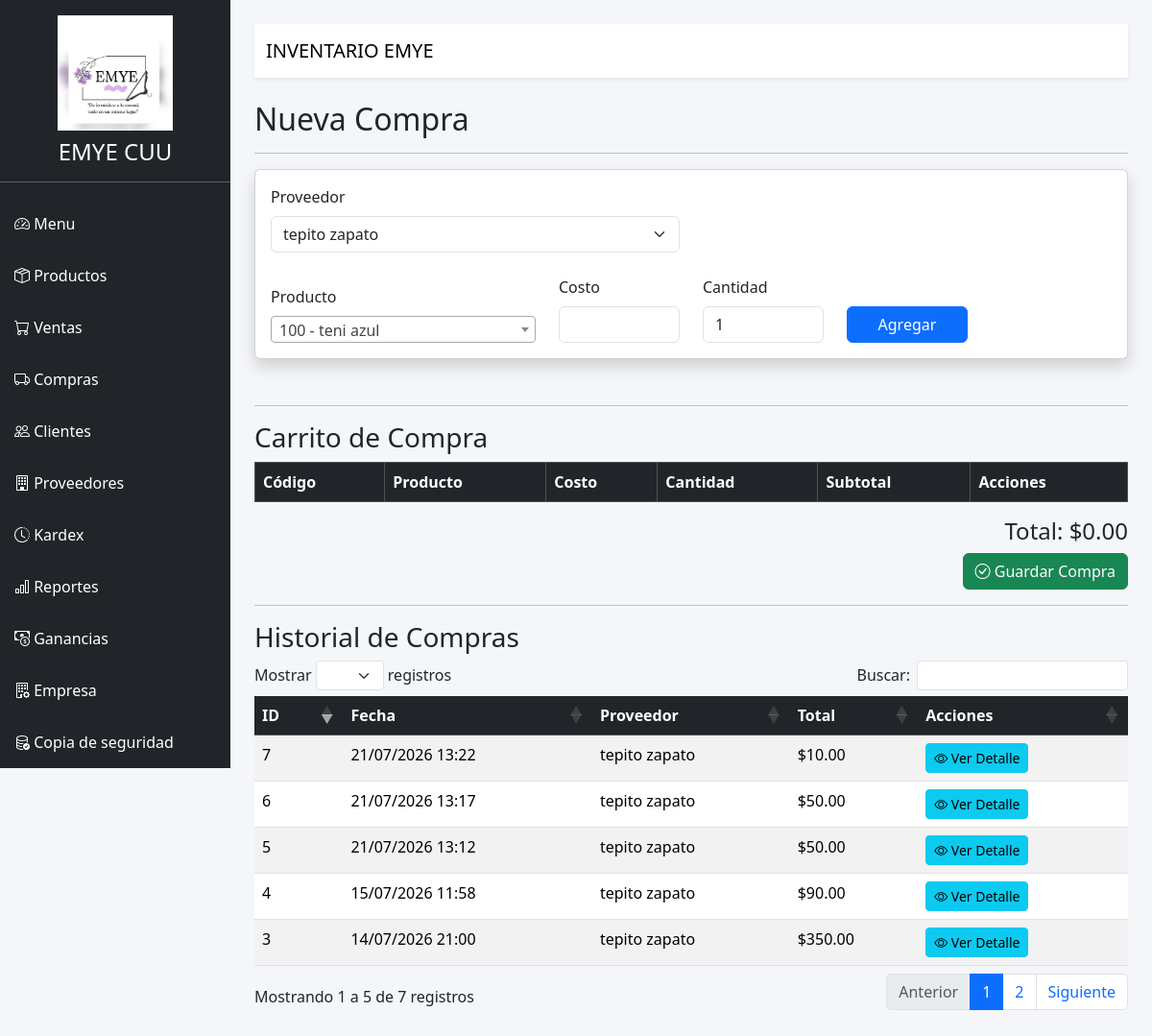
The app's page /compras with its own data.
### SistemaInventarioWeb/models/database.py (models this page shows)
class Empresa(db.Model):
    __tablename__ = "empresa"
    id = db.Column(db.Integer, primary_key=True)
    nombre = db.Column(db.String(150), nullable=False)
    direccion = db.Column(db.String(250))
    telefono = db.Column(db.String(30))
    correo = db.Column(db.String(120))
    rfc = db.Column(db.String(30))
    sitio_web = db.Column(db.String(120))
    logo = db.Column(db.String(200))

class Compra(db.Model):
    __tablename__ = "compras"
    id = db.Column(db.Integer, primary_key=True)
    fecha = db.Column(
        db.DateTime,
        default=datetime.now
    )
    total = db.Column(db.Float, default=0)
    proveedor_id = db.Column(
        db.Integer,
        db.ForeignKey("proveedores.id")
    )
    proveedor = db.relationship(
        "Proveedor",
        backref="compras"
    )

class Proveedor(db.Model):
    __tablename__ = "proveedores"
    id = db.Column(db.Integer, primary_key=True)
    nombre = db.Column(db.String(100), nullable=False)
    telefono = db.Column(db.String(20))
    correo = db.Column(db.String(100))

### SistemaInventarioWeb/routes/compras.py (the view)
@compras_bp.route("/compras")
def compras():
    proveedores = Proveedor.query.all()
    productos = Producto.query.all()
    historial = Compra.query.order_by(
        Compra.fecha.desc()
    ).all()
    return render_template(
        "compras.html",
        proveedores=proveedores,
        productos=productos,
        historial=historial
    )

### SistemaInventarioWeb/app.py (called while the page is built)
@app.context_processor
def datos_empresa():
    empresa = Empresa.query.first()
    return {
        "empresa": empresa
    }

### SistemaInventarioWeb/templates/compras.html (shortened to what this page needs)
{% extends 'base.html' %}
{% block contenido %}
<h2>Nueva Compra</h2>
<hr>
<div class="card shadow mb-5">
    <div class="card-body">
        <form id="formCompra">
            <div class="row">
                <div class="col-md-6">
                    <label class="form-label">
                        Proveedor
                    </label>
                    <select
                        name="proveedor"
                        class="form-select">
                        {% for p in proveedores %}
                        <option value="{{ p.id }}">
                            {{ p.nombre }}
                        </option>
                        {% endfor %}
                    </select>
                </div>
            </div>
            <br>
            <div class="row align-items-end">
                <div class="col-md-4">
                    <label class="form-label">
                        Producto
                    </label>
                </div>
                <div class="col-md-2">
                    <label class="form-label">
                        Costo
                    </label>
                    <input
                        type="number"
                        id="costo"
                        class="form-control"
                        min="0.01"
                        step="0.01">
                </div>
                <div class="col-md-2">
                    <label class="form-label">
                        Cantidad
                    </label>
                    <input
                        type="number"
                        id="cantidad"
                        class="form-control"
                        value="1"
                        min="1">
                </div>
                <div class="col-md-2">
                    <button
                        type="button"
                        id="btnAgregar"
                        class="btn btn-primary w-100">
                        Agregar
                    </button>
                </div>
            </div>
        </form>
    </div>
</div>
<hr>
<h3>Carrito de Compra</h3>
<table
    id="tablaCarrito"
    class="table table-bordered table-hover">
    <thead class="table-dark">
        <tr>
            <th>Código</th>
            <th>Producto</th>
            <th>Costo</th>
            <th>Cantidad</th>
            <th>Subtotal</th>
            <th>Acciones</th>
        </tr>
    </thead>
</table>
<div class="text-end">
    <h4>
        Total:
        <span id="totalCompra">
            $0.00
        </span>
    </h4>
    <button
        id="btnGuardarCompra"
        class="btn btn-success">
        <i class="bi bi-check-circle"></i>
        Guardar Compra
    </button>
</div>
<hr>
<h3>Historial de Compras</h3>
<table
    id="tablaCompras"
    class="table table-striped table-hover">
    <thead class="table-dark">
        <tr>
            <th>ID</th>
            <th>Fecha</th>
            <th>Proveedor</th>
            <th>Total</th>
            <th>Acciones</th>
        </tr>
    </thead>
    <tbody>
        {% for compra in historial %}
        <tr>
            <td>
                {{ compra.id }}
            </td>
            <td>
                {{ compra.fecha.strftime('%d/%m/%Y %H:%M') }}
            </td>
            <td>
                {{ compra.proveedor.nombre }}
            </td>
            <td>
                ${{ "%.2f"|format(compra.total) }}
            </td>
            <td>
                <a
                    href="/compras/detalle/{{ compra.id }}"
                    class="btn btn-info btn-sm">
                    <i class="bi bi-eye"></i>
                    Ver Detalle
                </a>
            </td>
        </tr>
        {% endfor %}
    </tbody>
</table>
{% endblock %}

### SistemaInventarioWeb/templates/base.html (shortened to what this page needs)
<!DOCTYPE html>
<html lang="es">
<head>
    <link href="https://cdn.jsdelivr.net/npm/bootstrap@5.3.8/dist/css/bootstrap.min.css" rel="stylesheet">
    <link href="https://cdn.jsdelivr.net/npm/bootstrap-icons@1.13.1/font/bootstrap-icons.css" rel="stylesheet">
    <link rel="stylesheet"
          href="https://cdn.datatables.net/1.13.8/css/dataTables.bootstrap5.min.css">
    <link href="https://cdn.jsdelivr.net/npm/select2@4.1.0-rc.0/dist/css/select2.min.css" rel="stylesheet">
    <link rel="stylesheet"
          href="{{ url_for('static', filename='css/style.css') }}">
</head>
<body>
<div class="d-flex">
    <div class="sidebar">
        <div class="text-center mt-3">
    {% if empresa and empresa.logo %}
    <img
    src="{{ url_for('static', filename=empresa.logo) }}"
    style="width:120px;height:120px;object-fit:contain;"
    class="mb-2">
    {% endif %}
    <h4 class="text-white">
        {% if empresa %}
            {{ empresa.nombre }}
        {% else %}
            EMYE CUU
        {% endif %}
    </h4>
</div>
        <hr>
        <a href="/">
            <i class="bi bi-speedometer2"></i>
            Menu
        </a>
        <a href="/productos">
            <i class="bi bi-box-seam"></i>
            Productos
        </a>
        <a href="/ventas">
            <i class="bi bi-cart"></i>
            Ventas
        </a>
        <a href="/compras">
            <i class="bi bi-truck"></i>
            Compras
        </a>
        <a href="/clientes">
            <i class="bi bi-people"></i>
            Clientes
        </a>
        <a href="/proveedores">
            <i class="bi bi-building"></i>
            Proveedores
        </a>
        <a href="/kardex">
            <i class="bi bi-clock-history"></i>
            Kardex
        </a>
        <a href="/reportes">
            <i class="bi bi-bar-chart"></i>
            Reportes
        </a>
        <a href="/ganancias">
           <i class="bi bi-cash-coin"></i>
         Ganancias
          </a>
            <a href="/empresa">
            <i class="bi bi-building-gear"></i>
           Empresa
        </a>
        <a href="/respaldo">
            <i class="bi bi-database-check"></i>
            Copia de seguridad
        </a>
    </div>
    <div class="contenido">
        <nav class="navbar bg-white shadow-sm mb-4">
            <div class="container-fluid">
                <span class="navbar-brand">
                    INVENTARIO EMYE
                </span>
            </div>
        </nav>
        {% block contenido %}
        {% endblock %}
    </div>
</div>
</body>
</html>

### SistemaInventarioWeb/static/css/style.css (style rules this page uses)
body { background:#f4f6f9; }
.sidebar { width:240px; height:100vh; background:#212529; color:white; position:fixed; top:0; left:0; overflow-y:auto; }
.sidebar a { color:white; display:block; padding:15px; text-decoration:none; }
.contenido { margin-left:240px; width:100%; padding:25px; }

### records on screen
Empresa: logo (picture), nombre "EMYE CUU"
Compra: id "7", fecha "21/07/2026 13:22", proveedor.nombre "tepito zapato", total "10.00"
Compra: id "6", fecha "21/07/2026 13:17", proveedor.nombre "tepito zapato", total "50.00"
Compra: id "5", fecha "21/07/2026 13:12", proveedor.nombre "tepito zapato", total "50.00"
Compra: id "4", fecha "15/07/2026 11:58", proveedor.nombre "tepito zapato", total "90.00"
Compra: id "3", fecha "14/07/2026 21:00", proveedor.nombre "tepito zapato", total "350.00"

### other values on screen
form field proveedor "tepito zapato"
